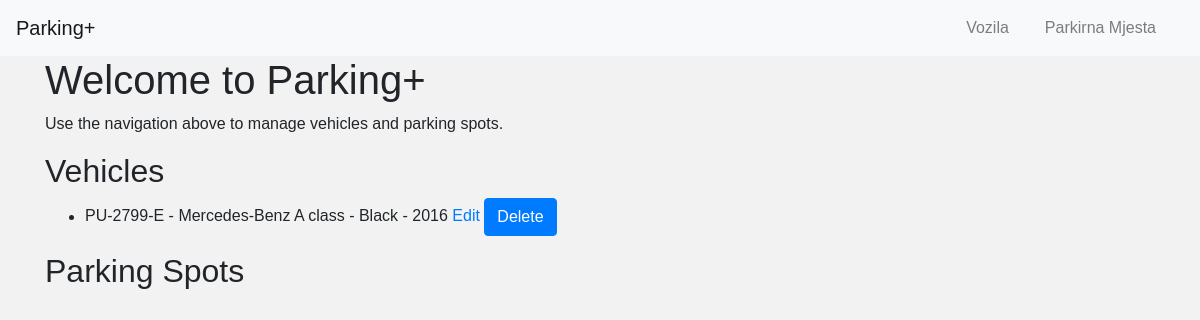
The page / on the database its author committed.
### tables this page shows
CREATE TABLE Vozilo (
    RegistarskaOznaka TEXT PRIMARY KEY,
    Marka TEXT NOT NULL,
    Model TEXT NOT NULL,
    Boja TEXT,
    GodinaProizvodnje INTEGER
);

### app.py (the view)
@app.route('/')
def index():
    conn = get_db_connection()
    vozila = conn.execute('SELECT * FROM Vozilo').fetchall()
    parkirna_mjesta = conn.execute('SELECT * FROM ParkirnoMjesto').fetchall()
    conn.close()
    return render_template('index.html', vozila=vozila, parkirna_mjesta=parkirna_mjesta)

### app.py (called while the page is built)
def get_db_connection():
    conn = sqlite3.connect(DATABASE)
    conn.row_factory = sqlite3.Row
    return conn

### templates/index.html (shortened to what this page needs)
{% extends "base.html" %}
{% block content %}
<h1>Welcome to Parking+</h1>
<p>Use the navigation above to manage vehicles and parking spots.</p>
<h2>Vehicles</h2>
<ul>
    {% for vozilo in vozila %}
        <li>{{ vozilo.RegistarskaOznaka }} - {{ vozilo.Marka }} {{ vozilo.Model }} - {{ vozilo.Boja }} - {{ vozilo.GodinaProizvodnje }}
            <a href="{{ url_for('edit_vozilo', RegistarskaOznaka=vozilo.RegistarskaOznaka) }}">Edit</a>
            <form action="/vozila/delete/{{ vozilo.RegistarskaOznaka }}" method="POST" style="display:inline;">
                <button type="submit" class="btn btn-primary">Delete</button>
            </form>
        </li>
    {% endfor %}
</ul>
<h2>Parking Spots</h2>
{% endblock %}

### templates/base.html (shortened to what this page needs)
<!DOCTYPE html>
<html lang="en">
<head>
    <link rel="stylesheet" href="https://maxcdn.bootstrapcdn.com/bootstrap/4.0.0/css/bootstrap.min.css">
    <link rel="stylesheet" href="{{ url_for('static', filename='style.css') }}">
</head>
<body>
    <nav class="navbar navbar-expand-lg navbar-light bg-light">
        <a class="navbar-brand" href="{{ url_for('index') }}">Parking+</a>
        <div class="collapse navbar-collapse">
            <ul class="navbar-nav ml-auto">
                <li class="nav-item">
                    <a class="nav-link" href="{{ url_for('vozila') }}">Vozila</a>
                </li>
                <li class="nav-item">
                    <a class="nav-link" href="{{ url_for('parkirna_mjesta') }}">Parkirna Mjesta</a>
                </li>
            </ul>
        </div>
    </nav>
    <div class="container">
        {% block content %}{% endblock %}
    </div>
</body>
</html>

### static/style.css (style rules this page uses)
body { font-family: Arial, sans-serif; margin: 0; padding: 0; background-color: #f2f2f2; }
nav ul { list-style-type: none; padding: 0; margin: 0; }
nav ul li { display: inline; margin-right: 20px; }
nav ul li a { color: #fff; text-decoration: none; }

### rows shown on the page
Vozilo: RegistarskaOznaka "PU-2799-E", Marka "Mercedes-Benz", Model "A class", Boja "Black", GodinaProizvodnje "2016"
